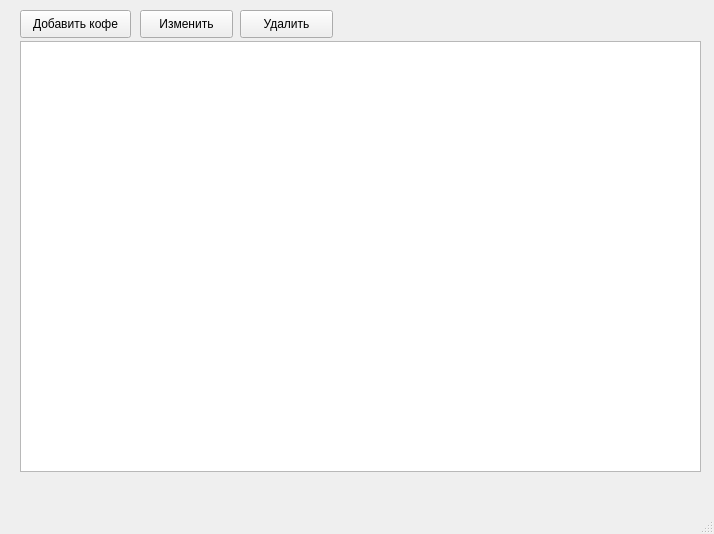
<?xml version="1.0" encoding="UTF-8"?>
<ui version="4.0">
 <class>MainWindow</class>
 <widget class="QMainWindow" name="MainWindow">
  <property name="geometry">
   <rect>
    <x>0</x>
    <y>0</y>
    <width>714</width>
    <height>534</height>
   </rect>
  </property>
  <property name="windowTitle">
   <string>MainWindow</string>
  </property>
  <widget class="QWidget" name="centralwidget">
   <widget class="QTableWidget" name="coffee_table">
    <property name="geometry">
     <rect>
      <x>20</x>
      <y>41</y>
      <width>681</width>
      <height>431</height>
     </rect>
    </property>
   </widget>
   <widget class="QPushButton" name="add_button">
    <property name="geometry">
     <rect>
      <x>20</x>
      <y>10</y>
      <width>111</width>
      <height>28</height>
     </rect>
    </property>
    <property name="text">
     <string>Добавить кофе</string>
    </property>
   </widget>
   <widget class="QPushButton" name="change_button">
    <property name="geometry">
     <rect>
      <x>140</x>
      <y>10</y>
      <width>93</width>
      <height>28</height>
     </rect>
    </property>
    <property name="text">
     <string>Изменить</string>
    </property>
   </widget>
   <widget class="QPushButton" name="delete_button">
    <property name="geometry">
     <rect>
      <x>240</x>
      <y>10</y>
      <width>93</width>
      <height>28</height>
     </rect>
    </property>
    <property name="text">
     <string>Удалить</string>
    </property>
   </widget>
  </widget>
  <widget class="QMenuBar" name="menubar">
   <property name="geometry">
    <rect>
     <x>0</x>
     <y>0</y>
     <width>714</width>
     <height>26</height>
    </rect>
   </property>
  </widget>
  <widget class="QStatusBar" name="statusbar"/>
 </widget>
 <resources/>
 <connections/>
</ui>
